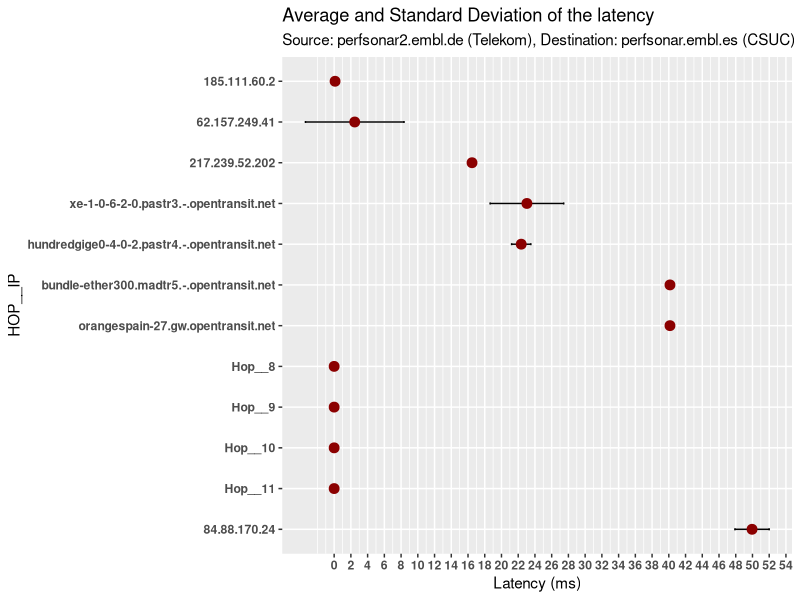

The R source for this figure:
## ---- chunk 1
mtr <- read.csv('mtr-from-perfsonar2.embl.de-to-perfsonar.embl.es.csv', header=T, stringsAsFactors=F)
## ---- chunk 2
library(reshape2)
library(ggplot2)
mtr[mtr$Ip=="???",]$Ip <- paste0("Hop__",mtr[mtr$Ip=="???",]$Hop)
mtr <- mtr[order(-mtr$Hop),]
mtr$Ip <- factor(mtr$Ip,levels = mtr$Ip)
## ---- chunk 3
p <- ggplot(mtr, aes(x=Ip, y=Avg))
p <- p + geom_line(size=1)
p <- p + geom_errorbar(aes(ymin=Avg-StDev, ymax=Avg+StDev), width=0.05, position=position_dodge(0.05))
p <- p + geom_point(size=3, colour="darkred")
p <- p + labs(
  title="Average and Standard Deviation of the latency",
  subtitle="Source: perfsonar2.embl.de (Telekom), Destination: perfsonar.embl.es (CSUC)",
  x="HOP__IP",
  y="Latency (ms)")
p <- p + scale_y_continuous(breaks=seq(0,55,2))
p <- p + theme(axis.text.x=element_text(face="bold")) 
p <- p + theme(axis.text.y=element_text(face="bold")) 
p <- p + coord_flip()
p
